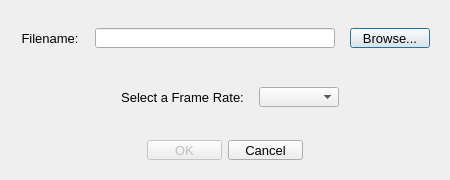
<?xml version="1.0" encoding="UTF-8"?>
<ui version="4.0">
 <class>Dialog</class>
 <widget class="QDialog" name="Dialog">
  <property name="geometry">
   <rect>
    <x>0</x>
    <y>0</y>
    <width>450</width>
    <height>180</height>
   </rect>
  </property>
  <property name="minimumSize">
   <size>
    <width>450</width>
    <height>180</height>
   </size>
  </property>
  <property name="maximumSize">
   <size>
    <width>450</width>
    <height>180</height>
   </size>
  </property>
  <property name="windowTitle">
   <string>Select a File</string>
  </property>
  <layout class="QGridLayout" name="gridLayout">
   <item row="0" column="0">
    <layout class="QHBoxLayout" name="horizontalLayout_4">
     <item>
      <layout class="QVBoxLayout" name="verticalLayout_3">
       <item>
        <layout class="QVBoxLayout" name="verticalLayout_2">
         <item>
          <spacer name="horizontalSpacer">
           <property name="orientation">
            <enum>Qt::Horizontal</enum>
           </property>
           <property name="sizeHint" stdset="0">
            <size>
             <width>40</width>
             <height>10</height>
            </size>
           </property>
          </spacer>
         </item>
         <item>
          <layout class="QVBoxLayout" name="verticalLayout">
           <item>
            <layout class="QHBoxLayout" name="horizontalLayout">
             <item>
              <widget class="QLabel" name="label">
               <property name="minimumSize">
                <size>
                 <width>60</width>
                 <height>20</height>
                </size>
               </property>
               <property name="maximumSize">
                <size>
                 <width>60</width>
                 <height>20</height>
                </size>
               </property>
               <property name="font">
                <font>
                 <family>Arial</family>
                 <pointsize>10</pointsize>
                </font>
               </property>
               <property name="text">
                <string>Filename:</string>
               </property>
               <property name="alignment">
                <set>Qt::AlignCenter</set>
               </property>
              </widget>
             </item>
             <item>
              <widget class="QLineEdit" name="file_lineEdit">
               <property name="minimumSize">
                <size>
                 <width>240</width>
                 <height>20</height>
                </size>
               </property>
               <property name="maximumSize">
                <size>
                 <width>240</width>
                 <height>20</height>
                </size>
               </property>
               <property name="toolTip">
                <string>Enter File Name</string>
               </property>
              </widget>
             </item>
             <item>
              <widget class="QPushButton" name="browse_button">
               <property name="minimumSize">
                <size>
                 <width>80</width>
                 <height>20</height>
                </size>
               </property>
               <property name="maximumSize">
                <size>
                 <width>80</width>
                 <height>20</height>
                </size>
               </property>
               <property name="font">
                <font>
                 <family>Arial</family>
                 <pointsize>10</pointsize>
                </font>
               </property>
               <property name="toolTip">
                <string>Open File Dialog to Select File</string>
               </property>
               <property name="text">
                <string>Browse...</string>
               </property>
              </widget>
             </item>
            </layout>
           </item>
           <item>
            <widget class="QLabel" name="warning_msg">
             <property name="minimumSize">
              <size>
               <width>0</width>
               <height>20</height>
              </size>
             </property>
             <property name="maximumSize">
              <size>
               <width>16777215</width>
               <height>20</height>
              </size>
             </property>
             <property name="font">
              <font>
               <family>Arial</family>
               <pointsize>10</pointsize>
               <italic>true</italic>
              </font>
             </property>
             <property name="text">
              <string/>
             </property>
             <property name="alignment">
              <set>Qt::AlignHCenter|Qt::AlignTop</set>
             </property>
            </widget>
           </item>
          </layout>
         </item>
         <item>
          <layout class="QHBoxLayout" name="horizontalLayout_2">
           <item>
            <spacer name="horizontalSpacer_9">
             <property name="orientation">
              <enum>Qt::Horizontal</enum>
             </property>
             <property name="sizeHint" stdset="0">
              <size>
               <width>40</width>
               <height>20</height>
              </size>
             </property>
            </spacer>
           </item>
           <item>
            <widget class="QLabel" name="label_2">
             <property name="minimumSize">
              <size>
               <width>141</width>
               <height>20</height>
              </size>
             </property>
             <property name="maximumSize">
              <size>
               <width>80</width>
               <height>20</height>
              </size>
             </property>
             <property name="font">
              <font>
               <family>Arial</family>
               <pointsize>10</pointsize>
              </font>
             </property>
             <property name="toolTip">
              <string/>
             </property>
             <property name="text">
              <string>Select a Frame Rate:</string>
             </property>
             <property name="alignment">
              <set>Qt::AlignCenter</set>
             </property>
            </widget>
           </item>
           <item>
            <widget class="QComboBox" name="frame_rate_selector">
             <property name="minimumSize">
              <size>
               <width>80</width>
               <height>20</height>
              </size>
             </property>
             <property name="maximumSize">
              <size>
               <width>80</width>
               <height>20</height>
              </size>
             </property>
             <property name="font">
              <font>
               <family>Arial</family>
               <pointsize>10</pointsize>
              </font>
             </property>
             <property name="toolTip">
              <string>Select a Frame Rate</string>
             </property>
             <property name="currentText">
              <string/>
             </property>
             <property name="frame">
              <bool>true</bool>
             </property>
            </widget>
           </item>
           <item>
            <spacer name="horizontalSpacer_8">
             <property name="orientation">
              <enum>Qt::Horizontal</enum>
             </property>
             <property name="sizeHint" stdset="0">
              <size>
               <width>40</width>
               <height>20</height>
              </size>
             </property>
            </spacer>
           </item>
          </layout>
         </item>
         <item>
          <spacer name="horizontalSpacer_7">
           <property name="orientation">
            <enum>Qt::Horizontal</enum>
           </property>
           <property name="sizeType">
            <enum>QSizePolicy::Expanding</enum>
           </property>
           <property name="sizeHint" stdset="0">
            <size>
             <width>40</width>
             <height>20</height>
            </size>
           </property>
          </spacer>
         </item>
         <item>
          <layout class="QHBoxLayout" name="horizontalLayout_3">
           <item>
            <spacer name="horizontalSpacer_3">
             <property name="orientation">
              <enum>Qt::Horizontal</enum>
             </property>
             <property name="sizeHint" stdset="0">
              <size>
               <width>40</width>
               <height>20</height>
              </size>
             </property>
            </spacer>
           </item>
           <item>
            <widget class="QPushButton" name="ok_button">
             <property name="enabled">
              <bool>false</bool>
             </property>
             <property name="minimumSize">
              <size>
               <width>75</width>
               <height>20</height>
              </size>
             </property>
             <property name="maximumSize">
              <size>
               <width>75</width>
               <height>20</height>
              </size>
             </property>
             <property name="font">
              <font>
               <family>Arial</family>
               <pointsize>10</pointsize>
              </font>
             </property>
             <property name="toolTip">
              <string>Confirm</string>
             </property>
             <property name="text">
              <string>OK</string>
             </property>
            </widget>
           </item>
           <item>
            <widget class="QPushButton" name="cancel_button">
             <property name="minimumSize">
              <size>
               <width>75</width>
               <height>20</height>
              </size>
             </property>
             <property name="maximumSize">
              <size>
               <width>75</width>
               <height>20</height>
              </size>
             </property>
             <property name="font">
              <font>
               <family>Arial</family>
               <pointsize>10</pointsize>
              </font>
             </property>
             <property name="toolTip">
              <string>Cancel</string>
             </property>
             <property name="text">
              <string>Cancel</string>
             </property>
            </widget>
           </item>
           <item>
            <spacer name="horizontalSpacer_4">
             <property name="orientation">
              <enum>Qt::Horizontal</enum>
             </property>
             <property name="sizeHint" stdset="0">
              <size>
               <width>40</width>
               <height>20</height>
              </size>
             </property>
            </spacer>
           </item>
          </layout>
         </item>
        </layout>
       </item>
      </layout>
     </item>
    </layout>
   </item>
  </layout>
 </widget>
 <resources/>
 <connections/>
</ui>
